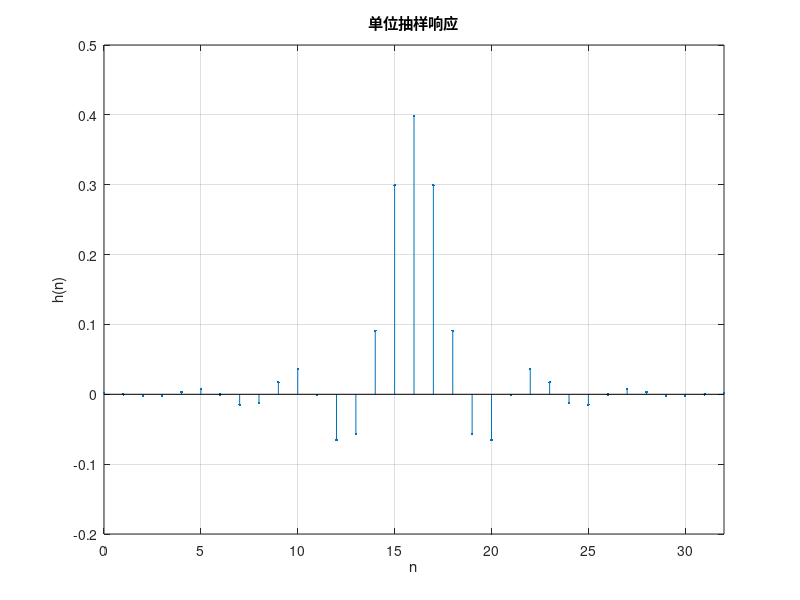
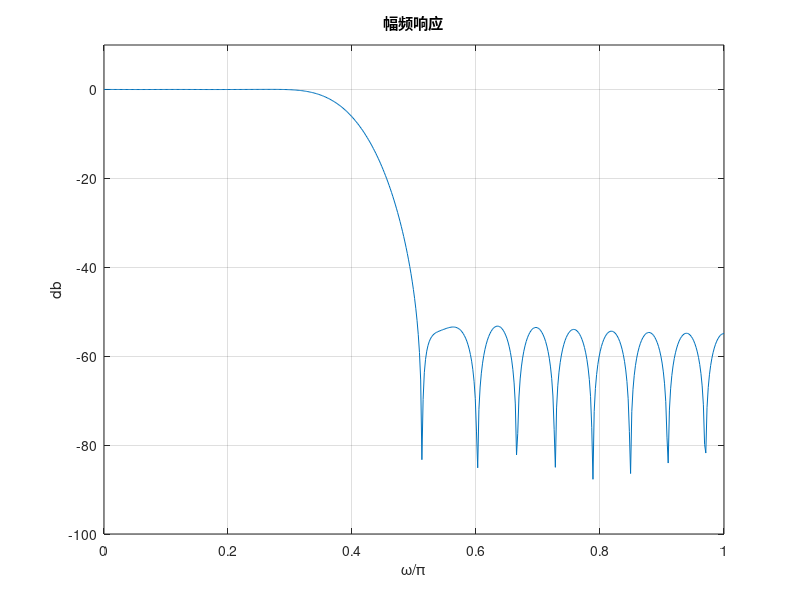
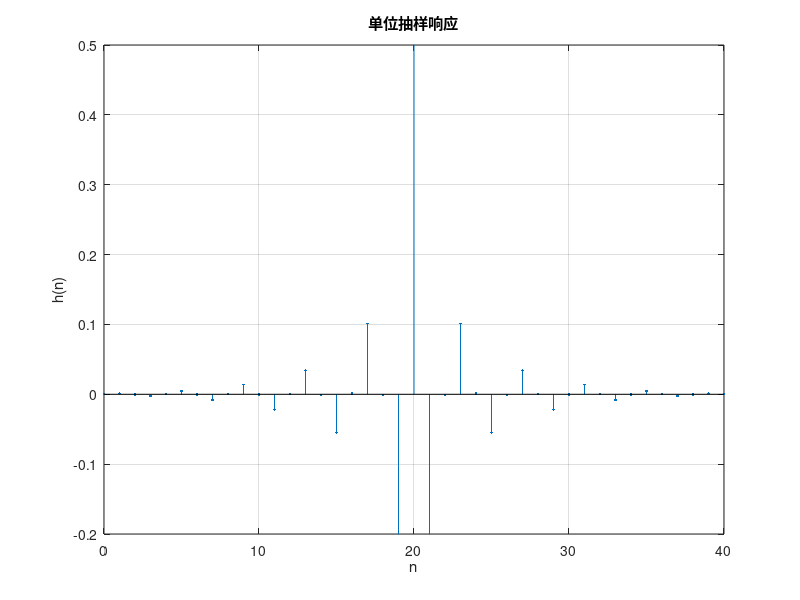
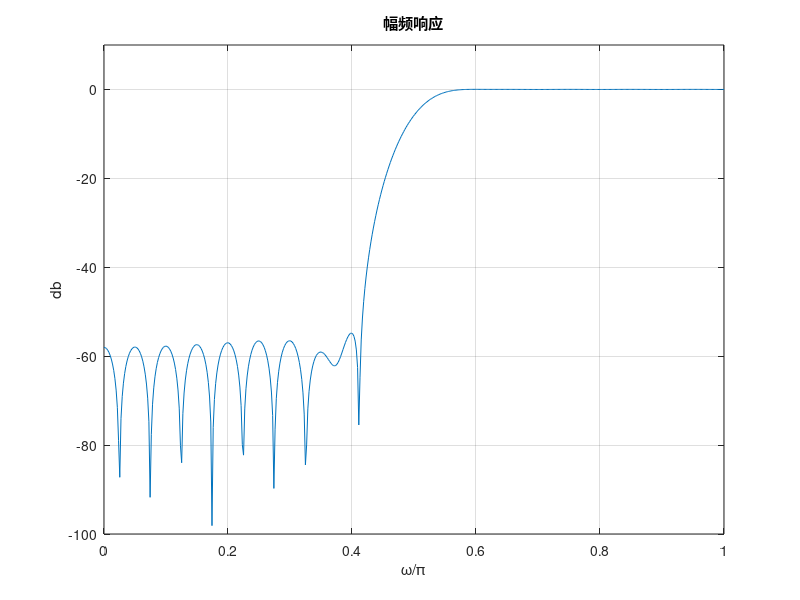

These figures' MATLAB source, in order:
%低通滤波器
wp=0.3;
ws=0.5;
wc=(wp+ws)/2;
delta_w=ws-wp;
N=ceil(6.6/delta_w);
hn=fir1(N-1,wc,'low',hamming(N));
omega=linspace(0,pi,512);
mag=freqz(hn,1,omega);
magdb=20*log10(abs(mag));
figure(1);
stem([0:N-1],hn,'.');
grid on;
axis([0 N-1 -0.2 0.5]);
xlabel('n');
ylabel('h(n)');title('单位抽样响应');
figure(2);
plot(omega/pi,magdb);
grid 
axis([0 1 -100 10]);
xlabel('\omega/\pi');
ylabel('db');title('幅频响应');
%高通滤波器
wc=0.5;
alpha=20;
N=2*alpha+1;
hn=fir1(N-1,wc,'high',hamming(N))
omega=linspace(0,pi,512);
mag=freqz(hn,1,omega);
magdb=20*log10(abs(mag));
figure(3);
stem([0:N-1],hn,'.');
grid on;
axis([0 N-1 -0.2 0.5]);
xlabel('n');
ylabel('h(n)');title('单位抽样响应');
figure(4);
plot(omega/pi,magdb); 
grid on;
axis([0 1 -100 10]);
xlabel('\omega/\pi');
ylabel('db');title('幅频响应');
%多通带滤波器
wc=[0.1 0.3 0.5 0.7 0.9];
N=51;
hn=fir1(N-1,wc,'DC-1',hamming(N));
omega=linspace(0,pi,512);
mag=freqz(hn,1,omega);
magdb=20*log10(abs(mag));
figure(5);
stem([0:N-1],hn,'.');
grid on;
axis([0 N-1 -0.2 0.5]);
xlabel('n');
ylabel('h(n)');title('单位抽样响应');
figure(6);
plot(omega/pi,magdb);
grid on;
axis([0 1 -100 10]);
xlabel('\omega/\pi');
ylabel('db');title('幅频响应');